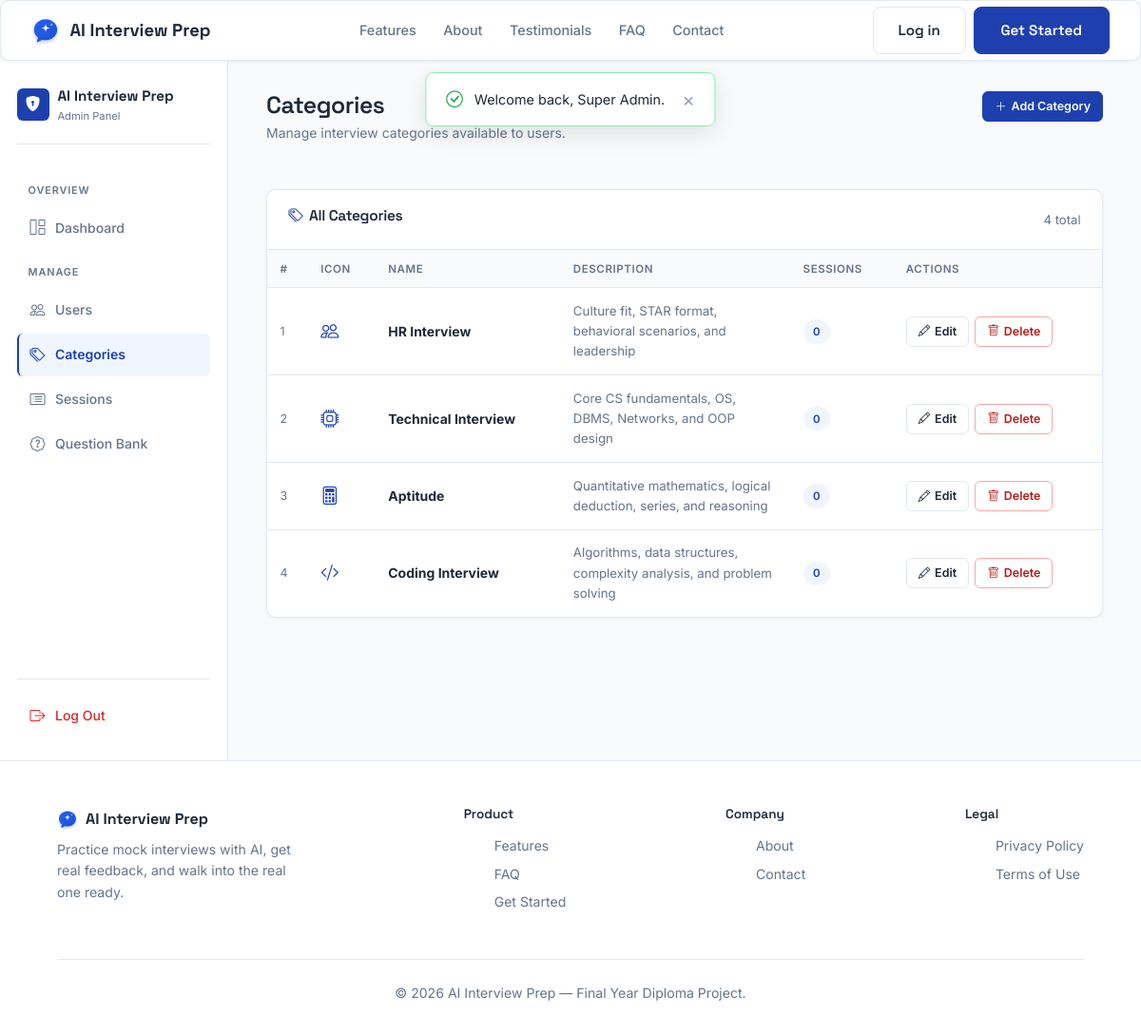
The app's page /admin/categories.php (signed in) with its own data.
### tables this page shows
CREATE TABLE IF NOT EXISTS `categories` (
    `id` INT AUTO_INCREMENT PRIMARY KEY,
    `name` VARCHAR(100) NOT NULL UNIQUE,
    `description` VARCHAR(255),
    `icon` VARCHAR(100) DEFAULT 'bi-briefcase'
);

### includes/functions.php (called while the page is built, shortened)
<?php
function e(?string $value): string
{
    return htmlspecialchars($value ?? '', ENT_QUOTES, 'UTF-8');
}
function get_flash(): ?array
{
    $flash = $_SESSION['flash'];
    return $flash;
}

### admin/categories.php (the view, shortened to what this page needs)
<?php
require_once __DIR__ . '/../config/db_connect.php';
require_once __DIR__ . '/../includes/functions.php';
$categories = $pdo->query(
    "SELECT c.*, COUNT(s.id) AS session_count
     FROM categories c
     LEFT JOIN interview_sessions s ON s.category_id = c.id
     GROUP BY c.id
     ORDER BY c.id"
)->fetchAll();
$adminActivePage = 'categories';
require_once __DIR__ . '/../includes/header.php';
require_once __DIR__ . '/../includes/flash.php';
?>
<link rel="stylesheet" href="<?= BASE_URL ?>/admin/admin.css">
<div class="admin-shell">
  <?php require_once __DIR__ . '/../includes/admin_sidebar.php'; ?>
  <main class="admin-content">
    <div class="admin-page-header">
      <div>
        <h1>Categories</h1>
        <p>Manage interview categories available to users.</p>
      </div>
      <button class="btn-admin-sm primary" onclick="openModal('addModal')">
        <i class="bi bi-plus-lg"></i> Add Category
      </button>
    </div>
    <div class="admin-panel">
      <div class="admin-panel-header">
        <h2><i class="bi bi-tags" style="margin-right:.4rem;color:var(--navy);"></i>All Categories</h2>
        <span style="font-size:.82rem;color:var(--mist);"><?= count($categories) ?> total</span>
      </div>
      <?php if (empty($categories)): ?>
        <div class="admin-empty"><i class="bi bi-tags"></i><p>No categories yet.</p></div>
      <?php else: ?>
        <table class="admin-table">
          <thead>
            <tr>
              <th>#</th>
              <th>Icon</th>
              <th>Name</th>
              <th>Description</th>
              <th>Sessions</th>
              <th>Actions</th>
            </tr>
          </thead>
          <tbody>
            <?php foreach ($categories as $i => $cat): ?>
            <tr>
              <td style="color:var(--mist);font-size:.78rem;"><?= $cat['id'] ?></td>
              <td><i class="bi <?= e($cat['icon']) ?>" style="font-size:1.2rem;color:var(--navy);"></i></td>
              <td><strong><?= e($cat['name']) ?></strong></td>
              <td style="color:var(--mist);font-size:.83rem;max-width:200px;"><?= e($cat['description'] ?? '—') ?></td>
              <td><span class="badge-pill badge-blue"><?= (int)$cat['session_count'] ?></span></td>
              <td>
                <div style="display:flex;gap:.4rem;flex-wrap:wrap;">
                  <a href="?edit=<?= (int)$cat['id'] ?>" class="btn-admin-sm">
                    <i class="bi bi-pencil"></i> Edit
                  </a>
                  <form method="post" action="" class="delete-form"
                        onsubmit="return confirm('Delete category \'<?= e(addslashes($cat['name'])) ?>\'? Sessions using it will also be deleted.');">
                    <button type="submit" class="btn-admin-sm danger">
                      <i class="bi bi-trash"></i> Delete
                    </button>
                  </form>
                </div>
              </td>
            </tr>
            <?php endforeach; ?>
          </tbody>
        </table>
      <?php endif; ?>
    </div>
  </main>
</div>
<?php require_once __DIR__ . '/../includes/footer.php'; ?>

### includes/header.php (shortened to what this page needs)
<?php
$isLoggedIn = isset($_SESSION['user_id']);
?>
<!DOCTYPE html>
<html lang="en">
<head>
<link href="https://cdn.jsdelivr.net/npm/bootstrap@5.3.3/dist/css/bootstrap.min.css" rel="stylesheet">
<link rel="stylesheet" href="https://cdn.jsdelivr.net/npm/bootstrap-icons@1.11.3/font/bootstrap-icons.css">
<link rel="stylesheet" href="https://cdnjs.cloudflare.com/ajax/libs/font-awesome/6.4.0/css/all.min.css">
<link rel="stylesheet" href="<?= BASE_URL ?>/css/style.css">
</head>
<body>
<header class="navbar-glass glass">
  <a href="<?= BASE_URL ?>/index.php" class="brand">
    <img src="<?= BASE_URL ?>/images/logo-symbol.svg" alt="AI Interview Prep Logo" class="brand-logo" width="30" height="30">
    <span>AI Interview Prep</span>
  </a>
  <nav id="navLinks">
    <a href="<?= BASE_URL ?>/index.php#features">Features</a>
    <a href="<?= BASE_URL ?>/index.php#about">About</a>
    <a href="<?= BASE_URL ?>/index.php#testimonials">Testimonials</a>
    <a href="<?= BASE_URL ?>/index.php#faq">FAQ</a>
    <a href="<?= BASE_URL ?>/index.php#contact">Contact</a>
  </nav>
  <div class="d-flex align-items-center gap-2">
    <?php if ($isLoggedIn): ?>
      <a href="<?= BASE_URL ?>/user/dashboard.php" class="btn-outline-glass">Dashboard</a>
    <?php else: ?>
      <a href="<?= BASE_URL ?>/login.php" class="btn-outline-glass d-none d-md-inline-block">Log in</a>
      <a href="<?= BASE_URL ?>/register.php" class="btn-gradient">Get Started</a>
    <?php endif; ?>
  </div>
</header>

### includes/flash.php (shortened to what this page needs)
<?php
$flash = get_flash();
if ($flash):
    $iconMap = [
        'success' => 'bi-check-circle',
        'error'   => 'bi-exclamation-triangle',
        'info'    => 'bi-info-circle',
    ];
    $icon = $iconMap[$flash['type']] ?? 'bi-info-circle';
?>
<div class="flash-toast flash-<?= e($flash['type']) ?> glass" role="alert">
  <i class="bi <?= $icon ?>"></i>
  <span><?= e($flash['message']) ?></span>
  <button type="button" class="flash-close" aria-label="Close notification" title="Close">&times;</button>
</div>
<?php endif; ?>

### includes/admin_sidebar.php
<?php
$adminActivePage = $adminActivePage ?? '';
?>
<aside class="admin-sidebar">
  <div class="admin-sidebar-brand">
    <div class="brand-icon"><i class="bi bi-shield-lock-fill"></i></div>
    <div>
      <span>AI Interview Prep</span>
      <small>Admin Panel</small>
    </div>
  </div>
  <nav class="admin-nav">
    <div class="admin-nav-section">Overview</div>
    <a href="<?= BASE_URL ?>/admin/dashboard.php"
       class="<?= $adminActivePage === 'dashboard' ? 'active' : '' ?>">
      <i class="bi bi-grid-1x2"></i> Dashboard
    </a>
    <div class="admin-nav-section">Manage</div>
    <a href="<?= BASE_URL ?>/admin/users.php"
       class="<?= $adminActivePage === 'users' ? 'active' : '' ?>">
      <i class="bi bi-people"></i> Users
    </a>
    <a href="<?= BASE_URL ?>/admin/categories.php"
       class="<?= $adminActivePage === 'categories' ? 'active' : '' ?>">
      <i class="bi bi-tags"></i> Categories
    </a>
    <a href="<?= BASE_URL ?>/admin/sessions.php"
       class="<?= $adminActivePage === 'sessions' ? 'active' : '' ?>">
      <i class="bi bi-card-list"></i> Sessions
    </a>
    <a href="<?= BASE_URL ?>/admin/questions.php"
       class="<?= $adminActivePage === 'questions' ? 'active' : '' ?>">
      <i class="bi bi-patch-question"></i> Question Bank
    </a>
    <div class="nav-logout" style="margin-top: auto; padding-top: 1rem;">
      <a href="<?= BASE_URL ?>/admin/logout.php" style="color: #dc2626;">
        <i class="bi bi-box-arrow-right"></i> Log Out
      </a>
    </div>
  </nav>
</aside>

### includes/footer.php (shortened to what this page needs)
<footer>
  <div class="footer-cols">
    <div style="max-width:260px;">
      <div class="brand mb-2 d-flex align-items-center gap-2"><img src="<?= BASE_URL ?>/images/logo-symbol.svg" alt="AI Interview Prep" width="22" height="22"> AI Interview Prep</div>
      <p>Practice mock interviews with AI, get real feedback, and walk into the real one ready.</p>
    </div>
    <div>
      <h5>Product</h5>
      <ul>
        <li><a href="<?= BASE_URL ?>/index.php#features">Features</a></li>
        <li><a href="<?= BASE_URL ?>/index.php#faq">FAQ</a></li>
        <li><a href="<?= BASE_URL ?>/register.php">Get Started</a></li>
      </ul>
    </div>
    <div>
      <h5>Company</h5>
      <ul>
        <li><a href="<?= BASE_URL ?>/index.php#about">About</a></li>
        <li><a href="<?= BASE_URL ?>/index.php#contact">Contact</a></li>
      </ul>
    </div>
    <div>
      <h5>Legal</h5>
      <ul>
        <li><a href="#">Privacy Policy</a></li>
        <li><a href="#">Terms of Use</a></li>
      </ul>
    </div>
  </div>
  <div class="text-center" style="border-top:1px solid var(--glass-border); padding-top:1.5rem;">
    &copy; <?= date('Y') ?> AI Interview Prep — Final Year Diploma Project.
  </div>
</footer>
</body>
</html>

### css/style.css (style rules this page uses)
:root { --navy: #1e40af; --navy-dark: #1e3a8a; --navy-light: #eff6ff; --violet: #1e40af; --success: #16a34a; --warning: #d97706; --paper: #1e293b; --mist: #64748b; --glass-border: #e2e8f0; --border: #e2e8f0; --glass-bg: #ffffff; --page-bg: #f8fafc; --section-alt: #f1f5f9; --font-display: "Space Grotesk", sans-serif; --font-body: "Inter", sans-serif; --font-mono: "IBM Plex Mono", monospace; --radius-lg: 10px; --radius-md: 8px; --radius-sm: 6px; }
* { box-sizing: border-box; margin: 0; padding: 0; }
html { scroll-behavior: smooth; }
body { background: var(--page-bg); color: var(--paper); font-family: var(--font-body); line-height: 1.6; overflow-x: hidden; }
h1, h2, h3, h4 { font-family: var(--font-display); font-weight: 600; letter-spacing: -0.02em; color: var(--paper); }
a { text-decoration: none; color: inherit; }
.glass { background: #ffffff; border: 1px solid var(--border); border-radius: var(--radius-lg); box-shadow: 0 1px 4px rgba(0, 0, 0, 0.06); }
.btn-gradient { background: var(--navy); border: 1px solid var(--navy); color: #fff !important; font-family: var(--font-display); font-weight: 600; padding: 0.75rem 1.75rem; border-radius: var(--radius-md); transition: background 0.2s ease, border-color 0.2s ease; display: inline-block; cursor: pointer; font-size: 0.95rem; }
.btn-outline-glass { background: #ffffff; border: 1px solid var(--border); color: var(--paper) !important; font-family: var(--font-display); font-weight: 600; padding: 0.72rem 1.6rem; border-radius: var(--radius-md); transition: background 0.2s ease, border-color 0.2s ease; display: inline-block; font-size: 0.95rem; }
.navbar-glass { position: sticky; top: 0; left: 0; width: 100%; z-index: 1000; padding: 0 2rem; height: 64px; display: flex; align-items: center; justify-content: space-between; background: #ffffff; border-bottom: 1px solid var(--border); }
.navbar-glass .brand { font-family: var(--font-display); font-weight: 700; font-size: 1.15rem; display: flex; align-items: center; gap: 0.65rem; color: var(--paper); text-decoration: none; }
.navbar-glass .brand .brand-logo { width: 30px; height: 30px; display: block; object-fit: contain; transition: transform 0.25s ease, filter 0.25s ease; }
.navbar-glass nav a { color: var(--mist); font-size: 0.9rem; margin: 0 0.75rem; transition: color 0.2s ease; font-weight: 500; }
footer { background: #ffffff; border-top: 1px solid var(--border); padding: 3rem 5% 2rem; color: var(--mist); font-size: 0.88rem; }
footer .brand { font-family: var(--font-display); color: var(--paper); font-weight: 700; font-size: 1rem; }
footer a { color: var(--mist); }
footer .footer-cols { display: flex; flex-wrap: wrap; gap: 3rem; justify-content: space-between; margin-bottom: 2rem; }
footer h5 { color: var(--paper); font-size: 0.85rem; margin-bottom: 0.85rem; font-family: var(--font-display); font-weight: 600; }
footer ul { list-style: none; }
footer li { margin-bottom: 0.45rem; }
.flash-toast { position: fixed; top: 76px; left: 50%; transform: translateX(-50%); z-index: 1100; padding: 0.85rem 1.3rem; display: flex; align-items: center; gap: 0.75rem; font-size: 0.9rem; max-width: min(520px, 92%); animation: flashIn 0.25s cubic-bezier(0.16, 1, 0.3, 1); transition: opacity 0.35s ease, transform 0.35s ease; background: #ffffff; border: 1px solid var(--border); border-radius: var(--radius-md); box-shadow: 0 8px 24px rgba(0, 0, 0, 0.1); color: var(--paper); }
.flash-toast.flash-success { border-color: #86efac; }
.flash-toast.flash-success i { color: var(--success); font-size: 1.1rem; }
.flash-toast span { flex: 1; }
.flash-toast .flash-close { background: none; border: none; padding: 0; margin-left: 0.4rem; font-size: 1.25rem; line-height: 1; color: #94a3b8; cursor: pointer; display: inline-flex; align-items: center; justify-content: center; transition: color 0.15s ease, transform 0.15s ease; }

### records on screen
categories: id "1", name "HR Interview", description "Culture fit, STAR format, behavioral scenarios, and leadership", session_count "0"
categories: id "2", name "Technical Interview", description "Core CS fundamentals, OS, DBMS, Networks, and OOP design", session_count "0"
categories: id "3", name "Aptitude", description "Quantitative mathematics, logical deduction, series, and reasoning", session_count "0"
categories: id "4", name "Coding Interview", description "Algorithms, data structures, complexity analysis, and problem solving", session_count "0"

### other values on screen
$flash['message'] "Welcome back, Super Admin."
count($categories) "4"
